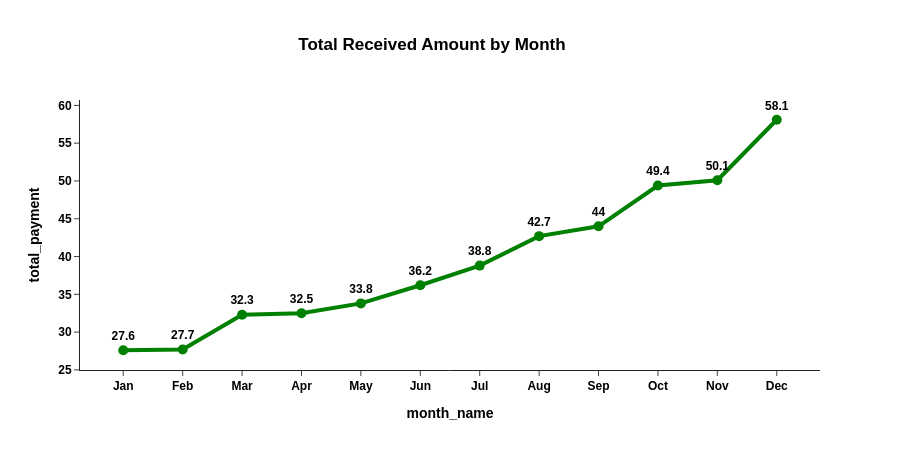

Notebook code for this chart:
### Markdown cell above
## 📉 Monthly Loan Trends (Total Received Amount)

### Code cell
Monthly_recived  = data.groupby(["month_num","month_name"])['total_payment'].sum().reset_index().sort_values('month_name')
Monthly_recived = Monthly_recived.sort_values('month_num').drop('month_num', axis = 1)
Monthly_recived['total_payment'] = (Monthly_recived['total_payment'] / 1000000).round(1)

fig = px.line(data_frame= Monthly_recived, x='month_name', y = 'total_payment',
              text='total_payment',title='Total Received Amount by Month',height=450, width=900, template='simple_white')
fig.update_xaxes(showgrid = False)
fig.update_yaxes(showgrid = False)
fig.update_layout(
    title_x = 0.48,
    paper_bgcolor = 'white',
    plot_bgcolor = 'white',
    font = dict(family = 'arial', color = 'black',weight = 'bold')
    
)
fig.update_traces(
    textposition = 'top center',
    line=dict(width=4, color='green'), 
    marker=dict(size=10, symbol='circle'), 
    mode='lines+markers+text',
    textfont = dict(family = 'Arial', weight  ='bold')
)
fig.show()

### Figure 1 — Plotly figure (JSON) as saved in the notebook; plotly's stock layout.template omitted (floating-point values rounded to 4 significant figures)
{"data": [{"hovertemplate": "month_name=%{x}<br>total_payment=%{text}<extra></extra>", "legendgroup": "", "line": {"color": "green", "dash": "solid", "width": 4}, "marker": {"size": 10, "symbol": "circle"}, "mode": "lines+markers+text", "name": "", "orientation": "v", "showlegend": false, "text": [27.6, 27.7, 32.3, 32.5, 33.8, 36.2, 38.8, 42.7, 44.0, 49.4, 50.1, 58.1], "textfont": {"family": "Arial", "weight": "bold"}, "textposition": "top center", "type": "scatter", "x": ["Jan", "Feb", "Mar", "Apr", "May", "Jun", "Jul", "Aug", "Sep", "Oct", "Nov", "Dec"], "xaxis": "x", "y": [27.6, 27.7, 32.3, 32.5, 33.8, 36.2, 38.8, 42.7, 44.0, 49.4, 50.1, 58.1], "yaxis": "y"}], "layout": {"font": {"color": "black", "family": "arial", "weight": "bold"}, "height": 450, "legend": {"tracegroupgap": 0}, "paper_bgcolor": "white", "plot_bgcolor": "white", "title": {"text": "Total Received Amount by Month", "x": 0.48}, "width": 900, "xaxis": {"anchor": "y", "domain": [0, 1], "showgrid": false, "title": {"text": "month_name"}}, "yaxis": {"anchor": "x", "domain": [0, 1], "showgrid": false, "title": {"text": "total_payment"}}}}
